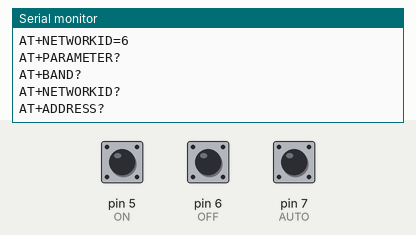
This sketch was run on a simulated Arduino Uno, built with avr-gcc and run on an emulated ATmega328P. On the bench: the last lines printed to the serial monitor. The test bench sets the inputs (shaded band); at power-on: pin 5 (ON) HIGH, pin 6 (OFF) HIGH, pin 7 (AUTO) HIGH.

Above: at 2.2 s.
2.3 s: pin 5 (ON) pulled LOW for 0.15 s
At 3.5 s:
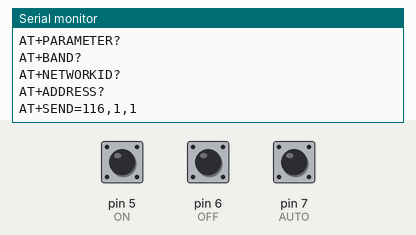
3.9 s: pin 6 (OFF) pulled LOW for 0.15 s
At 4.7 s:
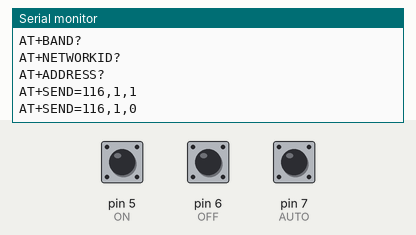

Measured:
- after the input at 2.3 s, the serial monitor: prints a new line at once (image 1)
- after the input at 3.9 s, the serial monitor: prints a new line at once (image 2)

The sketch:

Lora_Intro_TX.ino
```cpp
/*This Code is for the TRANSMITTER*/

#define ON 5    //Edit these pins according to your board
#define OFF 6
#define AUTO 7    //Pulling Pin 7 low sends ON/OFF signals every 1 second

void setup() {
  // put your setup code here, to run once:

  Serial.begin(115200);   //default baudrate of module is 115200
  delay(100);             //wait for Lora device to be ready

  Serial.print("AT\r\n");
  delay(100);

  Serial.print("AT+PARAMETER=10,7,1,7\r\n");    //For Less than 3Kms
  //Serial.print("AT+PARAMETER=10,7,1,7\r\n");    //For More than 3Kms
  delay(100);   //wait for module to respond

  Serial.print("AT+BAND=868500000\r\n");    //Bandwidth set to 868.5MHz
  delay(100);   //wait for module to respond

  Serial.print("AT+ADDRESS=115\r\n");   //needs to be unique
  delay(100);   //wait for module to respond

  Serial.print("AT+NETWORKID=6\r\n");   //needs to be same for receiver and transmitter
  delay(100);   //wait for module to respond

  Serial.print("AT+PARAMETER?\r\n");    //prints the current parameters
  delay(100);   //wait for module to respond

  Serial.print("AT+BAND?\r\n");    //prints the current bandwidth
  delay(100);   //wait for module to respond

  Serial.print("AT+NETWORKID?\r\n");   //prints the network id
  delay(100);   //wait for module to respond

  Serial.print("AT+ADDRESS?\r\n");   //prints the address
  delay(100);   //wait for module to respond

  pinMode(ON,INPUT_PULLUP);   //set pin 5 as input for button
  pinMode(OFF,INPUT_PULLUP);    //set pin 6 as input for button
  pinMode(AUTO,INPUT_PULLUP);   //set pin 7 as input for switch
}

void loop() {
  // put your main code here, to run repeatedly:
  if(digitalRead(ON)==0){
    Serial.print("AT+SEND=116,1,1\r\n");    //send 1 to address 116("1" is of 1 byte)
    delay(500);   //longer delay to wait for completion of transmition
  }
  if(digitalRead(OFF)==0){
    Serial.print("AT+SEND=116,1,0\r\n");    //send 0 to address 116("0" is of 1 byte)
    delay(500);   //longer delay to wait for completion of transmition
  }

  while(digitalRead(AUTO)==0){
    Serial.print("AT+SEND=116,1,1\r\n");    //send 1 to address 116("1" is of 1 byte)
    delay(1000);   //longer delay to wait for completion of transmition
    Serial.print("AT+SEND=116,1,0\r\n");    //send 0 to address 116("0" is of 1 byte)
    delay(1000);   //longer delay to wait for completion of transmition
  }
}
```
